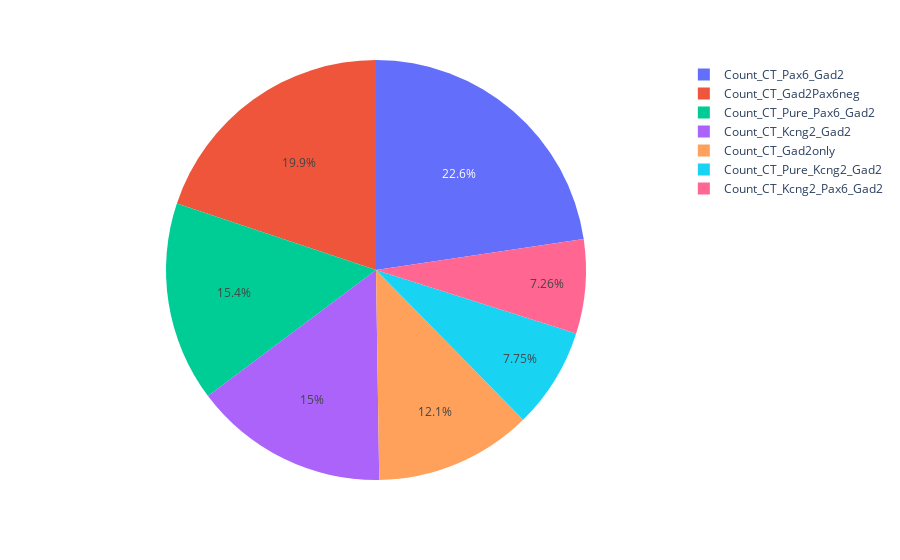

Notebook code cell kept with this figure:
### Code cell
cols2 = [x for x in cellprofilerDF.sum().index.tolist() if 
  (x.find('Gad2') != -1)
& (x.find('Count') != -1)
& (x.find('Gad2Neurons') == -1)]




fig = px.pie(cellprofilerDF.sum()[cols2], 
             names = cellprofilerDF.sum()[cols2].index, 
             values = cellprofilerDF.sum()[cols2])
fig.show()

### Figure 1 — Plotly figure (JSON) as saved in the notebook; plotly's stock layout.template omitted (floating-point values rounded to 4 significant figures)
{"data": [{"domain": {"x": [0, 1], "y": [0, 1]}, "hovertemplate": "label=%{label}<br>value=%{value}<extra></extra>", "labels": ["Count_CT_Gad2Pax6neg", "Count_CT_Gad2only", "Count_CT_Kcng2_Gad2", "Count_CT_Kcng2_Pax6_Gad2", "Count_CT_Pax6_Gad2", "Count_CT_Pure_Kcng2_Gad2", "Count_CT_Pure_Pax6_Gad2"], "legendgroup": "", "name": "", "showlegend": true, "type": "pie", "values": [10182, 6210, 7692, 3720, 11604, 3972, 7884]}], "layout": {"legend": {"tracegroupgap": 0}, "margin": {"t": 60}}}
